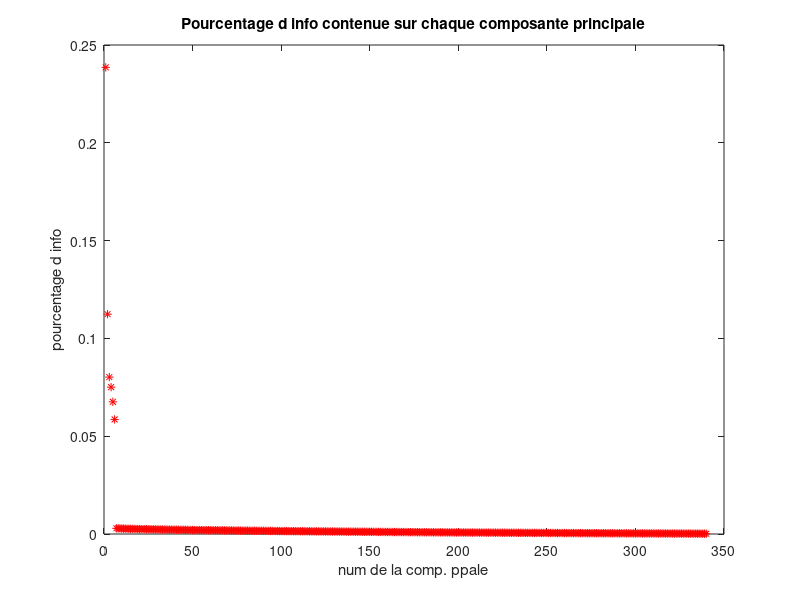
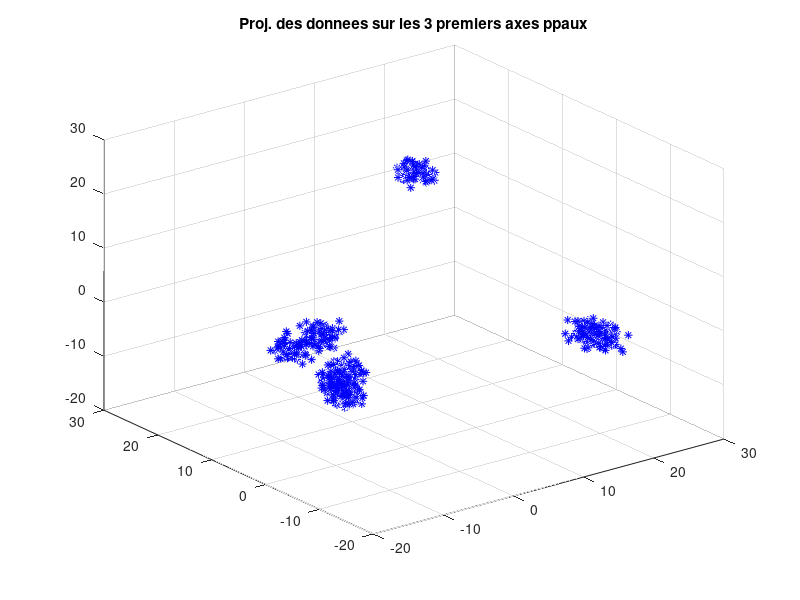
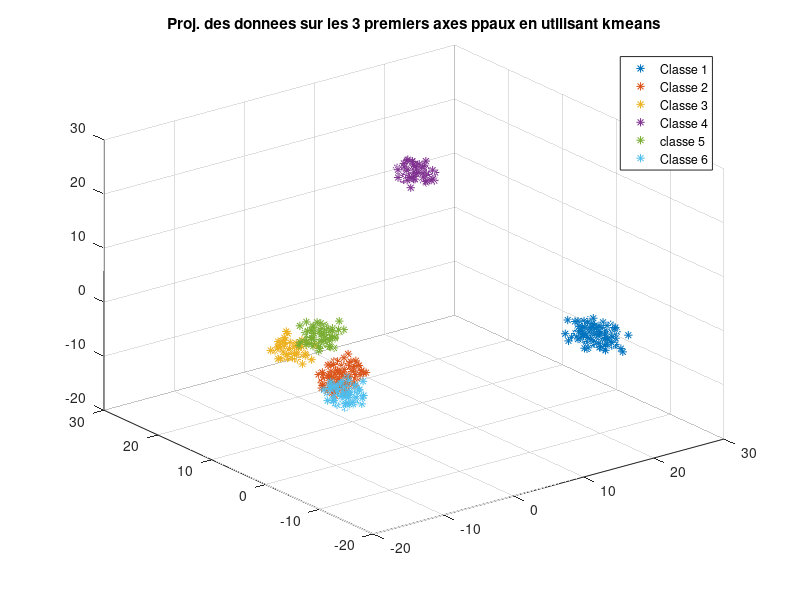

Recreate these plots in MATLAB, in order.
clear variables
close all
clc
%% Utilisation de l'ACP pour detecter plusieurs classes.

% Chargement du tableau de données.
load('dataset.mat')

% Calcul de la matrice de variance/covariance et détection des axes
% principaux.
 n = size(X,1);
 X_Moyenne = mean(X);
 X_Centree = X - X_Moyenne;
 sigma = (1/n) * (transpose(X_Centree)*X_Centree);
 [W,D] = eig(sigma);
 
%Reordonner les axes principaux.
[D_decroi,I] = sort(diag(D),'descend');
W = W(:, I);

%Afficher du pourcentage d'information apportée par chacune des composantes
%principales.
figure(1), 
plot(1: length(D_decroi),(D_decroi/sum(D_decroi)),'r*')
title('Pourcentage d info contenue sur chaque composante principale')
xlabel('num de la comp. ppale');
ylabel('pourcentage d info');

%Commentaire : On trouve que seulement 6 composantes principales sont
%nécessaires pour obtenir un taux d'information suffisant sur l'ensemble
%des données.

%Affichage des trois premiers axes principaux de X dans l'espace
C = X_Centree * W;
figure(2),
plot3(C(:,1),C(:,2),C(:,3),'b*');grid on
title('Proj. des donnees sur les 3 premiers axes ppaux')
%Commentaire : On constate qu'il y a 7 classes d'individus.

%Affichage des différentes classes de variables en couleurs différentes.
%(en utilisant kmeans)
id = kmeans(C(:,1:3),6);
figure(3),
for i = 1:6
    indix = find(id == i);
    plot3(C(indix,1),C(indix,2),C(indix,3),'*');grid on;hold on
end
title('Proj. des donnees sur les 3 premiers axes ppaux en utilisant kmeans')
legend('Classe 1','Classe 2','Classe 3','Classe 4','classe 5','Classe 6')
